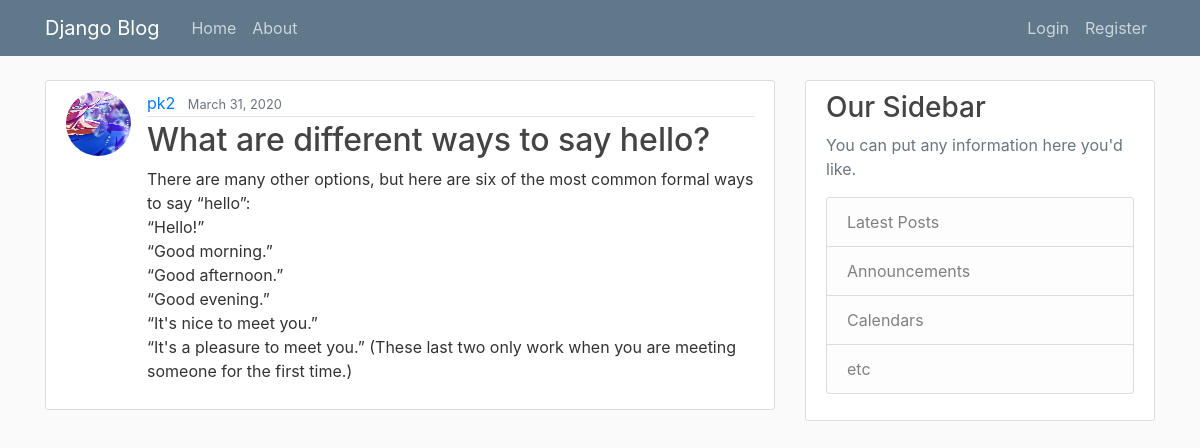
The app's page /post/2/ with its own data.
### blog/models.py (models this page shows, shortened)
class Post(models.Model):
    title=models.CharField(max_length=100)
    content=models.TextField()
    date_posted=models.DateTimeField(default=timezone.now)
    author=models.ForeignKey(User, on_delete=models.CASCADE)

### users/models.py (models this page shows, shortened)
class Profile(models.Model):
    user=models.OneToOneField(User, on_delete=models.CASCADE)
    image=models.ImageField(default='default.jpg',upload_to='profile_pics')

### blog/views.py (the view)
# urls.py: path('post/<int:pk>/', PostDetailView.as_view(), name='post-detail'),
class PostDetailView(DetailView):
    model = Post

### blog/templates/blog/post_detail.html (shortened to what this page needs)
{% extends "blog/base.html" %}
{% block content %}
  <article class="media content-section">
    <img class="rounded-circle article-img" src="{{ object.author.profile.image.url }}">
    <div class="media-body">
      <div class="article-metadata">
        <a class="mr-2" href="{% url 'user-posts' object.author.username %}">{{ object.author }}</a>
        <small class="text-muted">{{ object.date_posted|date:"F d, Y" }}</small>
      </div>
      <h2 class="article-title">{{ object.title }}</h2>
      <p class="article-content">{{ object.content }}</p>
    </div>
  </article>
{% endblock content %}

### blog/static/blog/main.css (style rules this page uses)
body { background: #fafafa; color: #333333; margin-top: 5rem; }
h1, h2, h3, h4, h5, h6 { color: #444444; }
.content-section { background: #ffffff; padding: 10px 20px; border: 1px solid #dddddd; border-radius: 3px; margin-bottom: 20px; }
.article-title { color: #444444; }
.article-content { white-space: pre-line; }
.article-img { height: 65px; width: 65px; margin-right: 16px; }
.article-metadata { padding-bottom: 1px; margin-bottom: 4px; border-bottom: 1px solid #e3e3e3 }

### records on screen
Post: author.profile.image (picture), author "pk2", date_posted "March 31, 2020", title "What are different ways to say hello?", content "There are many other options, but here are six of the most common formal ways to say “hello”: “Hello!” “Good morning.” “Good afternoon.” “Good evening.” “It's nice to meet you.” “It's a pleasure to meet you.” (These last two only work when you are meeting someone for the first time.)"
